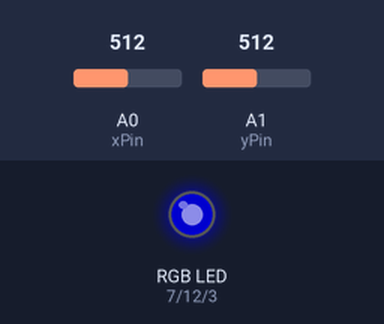
This sketch was run on a simulated Arduino Uno, built with avr-gcc and run on an emulated ATmega328P. On the bench: an RGB LED mixed from three pins (HIGH = lit). Inputs (shaded band) come from the test bench; at power-on: A0 (xPin) = 512, A1 (yPin) = 512. Dim RGB values are drawn brighter than linear.

Above: at 1.2 s.
1.3 s: A0 (xPin) set to 525
At 2.83 s:
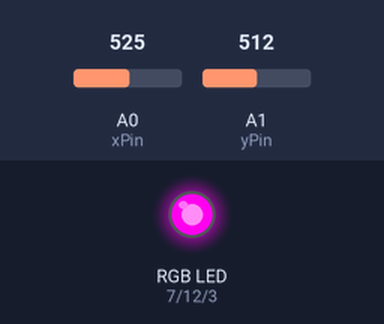
4.3 s: A1 (yPin) set to 527
At 4.65 s:
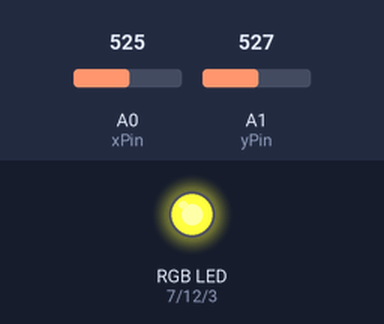
7.3 s: A0 (xPin) set to 511
At 8.15 s:
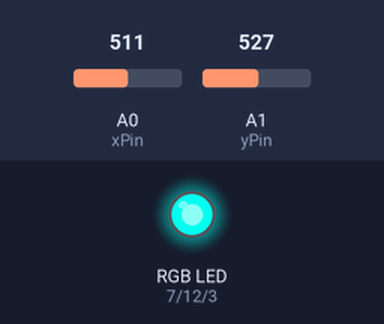
10.3 s: A1 (yPin) set to 511
At 10.57 s:
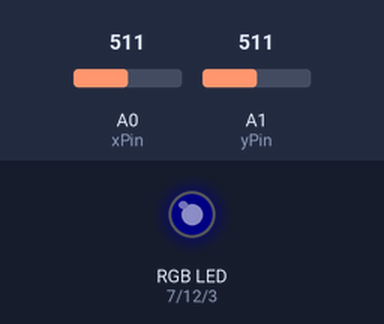
13.3 s: A0 (xPin) set to 716
At 14.39 s:
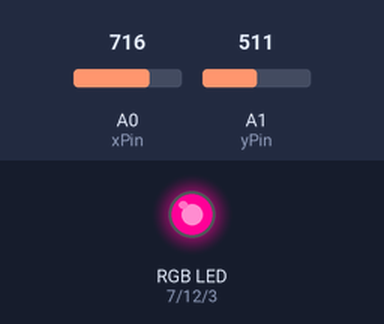
16.3 s: A1 (yPin) set to 716
At 18.79 s:
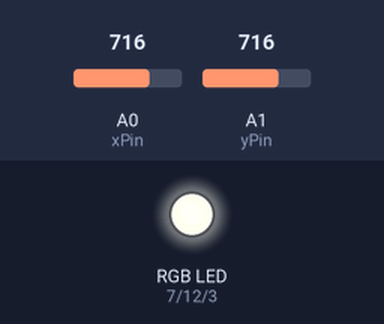
Timing chart, 0 to 20.3 s (numbered marks = the images above; inputs shaded):
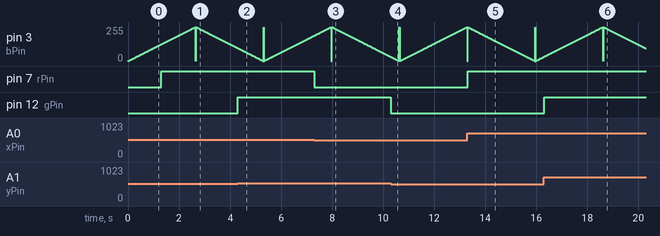

The sketch:

joystick.ino
```cpp
int x,y;
int xPin = 0;
int yPin = 1;

int rPin = 7;
int gPin = 12;
int bPin = 3;
bool direction = 1;
int counter = 0;
void setup() {
    pinMode(rPin,OUTPUT);
    pinMode(gPin,OUTPUT);
    pinMode(bPin,OUTPUT);

}

void loop() {
    if (counter < 0 || counter > 255) {
        direction = !direction;
    }
    x = map(analogRead(xPin),0,1023,0,255);
    y = map(analogRead(yPin),0,1023,0,255);

    setLED(x,y,counter);
    if(direction) {
        counter++;
    }
    else {
        counter--;
    }
    delay(10);
}


void setLED(int r, int g, int b) {
  analogWrite(rPin, r);
  analogWrite(gPin, g);
  analogWrite(bPin, b);
}
```

Measured:
- the behaviour switches between 513 and 514 on A0 (xPin) (found by bisection; images 0 and 1)
- the behaviour switches between 513 and 514 on A1 (yPin) (found by bisection; images 1 and 2)
- after the input at 1.3 s, pin 7 (rPin): LOW → HIGH at once
- after the input at 4.3 s, pin 12 (gPin): LOW → HIGH at once
- after the input at 7.3 s, pin 7 (rPin): HIGH → LOW at once
- after the input at 10.3 s, pin 12 (gPin): HIGH → LOW at once
- after the input at 13.3 s, pin 7 (rPin): LOW → HIGH at once
- after the input at 16.3 s, pin 12 (gPin): LOW → HIGH at once
